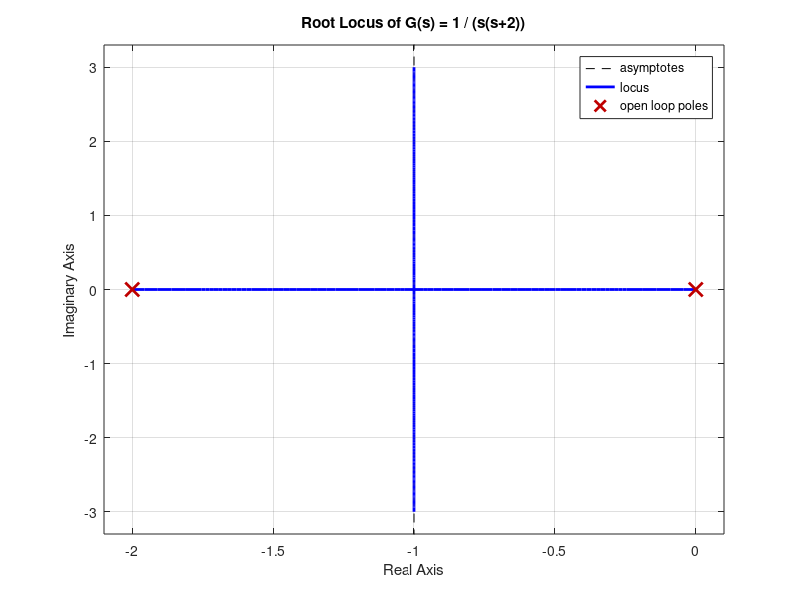

The MATLAB source for this figure:
clc
clear
close all

% Define transfer function (without gain K yet)
s = tf('s');
G = 1 / (s*(s+2));

% Plot root locus
figure
rlocus(G)
title('Root Locus of G(s) = 1 / (s(s+2))')
grid on